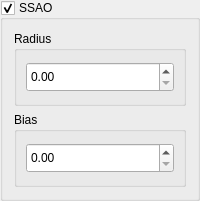
                   <widget class="QGroupBox" name="ssao">
                    <property name="minimumSize">
                     <size>
                      <width>0</width>
                      <height>200</height>
                     </size>
                    </property>
                    <property name="maximumSize">
                     <size>
                      <width>500</width>
                      <height>16777215</height>
                     </size>
                    </property>
                    <property name="title">
                     <string>SSAO</string>
                    </property>
                    <property name="checkable">
                     <bool>true</bool>
                    </property>
                    <layout class="QVBoxLayout" name="verticalLayout_31">
                     <item alignment="Qt::AlignTop">
                      <widget class="QGroupBox" name="groupBox_12">
                       <property name="minimumSize">
                        <size>
                         <width>0</width>
                         <height>75</height>
                        </size>
                       </property>
                       <property name="title">
                        <string>Radius</string>
                       </property>
                       <layout class="QVBoxLayout" name="verticalLayout_29">
                        <item>
                         <widget class="QDoubleSpinBox" name="ssaoRadius">
                          <property name="minimumSize">
                           <size>
                            <width>0</width>
                            <height>30</height>
                           </size>
                          </property>
                          <property name="maximum">
                           <double>5.000000000000000</double>
                          </property>
                          <property name="singleStep">
                           <double>0.100000000000000</double>
                          </property>
                         </widget>
                        </item>
                       </layout>
                      </widget>
                     </item>
                     <item alignment="Qt::AlignTop">
                      <widget class="QGroupBox" name="groupBox_13">
                       <property name="minimumSize">
                        <size>
                         <width>0</width>
                         <height>75</height>
                        </size>
                       </property>
                       <property name="title">
                        <string>Bias</string>
                       </property>
                       <layout class="QVBoxLayout" name="verticalLayout_30">
                        <item>
                         <widget class="QDoubleSpinBox" name="ssaoBias">
                          <property name="minimumSize">
                           <size>
                            <width>0</width>
                            <height>30</height>
                           </size>
                          </property>
                          <property name="maximum">
                           <double>3.000000000000000</double>
                          </property>
                          <property name="singleStep">
                           <double>0.100000000000000</double>
                          </property>
                         </widget>
                        </item>
                       </layout>
                      </widget>
                     </item>
                    </layout>
                   </widget>
